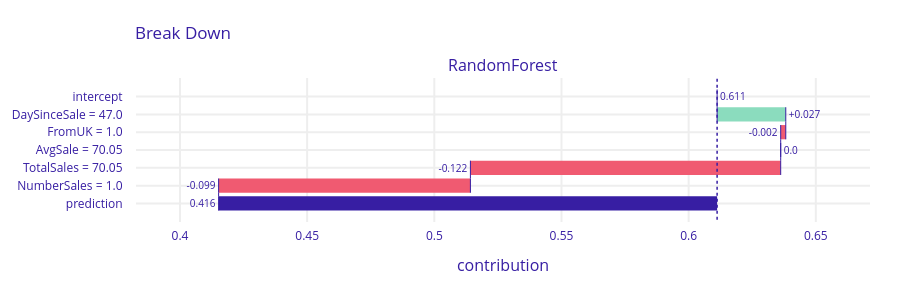

Write notebook code for a chart like this one.
### Code cell
explicador.predict_parts(X.loc[387], type='break_down').plot()
print(y[387])

### Figure 1 — Plotly figure (JSON) as saved in the notebook; plotly's stock layout.template omitted (floating-point values rounded to 4 significant figures)
{"data": [{"base": 0.6112, "connector": {"line": {"color": "#371ea3", "dash": "solid", "width": 1}, "mode": "spanning"}, "decreasing": {"marker": {"color": "#f05a71"}}, "hoverinfo": "text+delta", "hoverlabel": {"bgcolor": "rgba(0,0,0,0.8)"}, "hovertext": ["Average response: 0.611<br>Prediction: 0.416", "DaySinceSale = 47.0<br>increases average response by", "FromUK = 1.0<br>decreases average response by", "AvgSale = 70.05<br>decreases average response by", "TotalSales = 70.05<br>decreases average response by", "NumberSales = 1.0<br>decreases average response by", "Average response: 0.611<br>Prediction: 0.416"], "increasing": {"marker": {"color": "#8bdcbe"}}, "measure": ["relative", "relative", "relative", "relative", "relative", "relative", "total"], "orientation": "h", "showlegend": false, "text": ["0.611", "+0.027", "-0.002", "0.0", "-0.122", "-0.099", "0.416"], "textposition": "outside", "totals": {"marker": {"color": "#371ea3"}}, "type": "waterfall", "x": [0, 0.027, -0.002, 0, -0.122, -0.099, -0.195], "xaxis": "x", "y": ["intercept", "DaySinceSale = 47.0", "FromUK = 1.0", "AvgSale = 70.05", "TotalSales = 70.05", "NumberSales = 1.0", "prediction"], "yaxis": "y"}], "layout": {"annotations": [{"font": {"size": 16}, "showarrow": false, "text": "RandomForest", "x": 0.5, "xanchor": "center", "xref": "paper", "y": 1, "yanchor": "bottom", "yref": "paper"}, {"font": {"size": 16}, "showarrow": false, "text": "contribution", "x": 0.5, "xanchor": "center", "xref": "paper", "y": 0, "yanchor": "top", "yref": "paper", "yshift": -30}], "font": {"color": "#371ea3"}, "height": 293, "margin": {"b": 71, "r": 30, "t": 78}, "shapes": [{"line": {"color": "#371ea3", "dash": "dot", "width": 1.5}, "type": "line", "x0": 0.6112, "x1": 0.6112, "xref": "x", "y0": -1, "y1": 7, "yref": "y"}], "title": {"text": "Break Down", "x": 0.15}, "xaxis": {"anchor": "y", "automargin": true, "domain": [0, 1], "fixedrange": true, "gridwidth": 2, "range": [0.3827, 0.6713], "tickcolor": "white", "ticklen": 3, "ticks": "outside", "type": "linear", "zeroline": false}, "yaxis": {"anchor": "x", "automargin": true, "autorange": "reversed", "domain": [0, 1], "fixedrange": true, "gridwidth": 2, "tickcolor": "white", "ticklen": 10, "ticks": "outside", "type": "category"}}}
